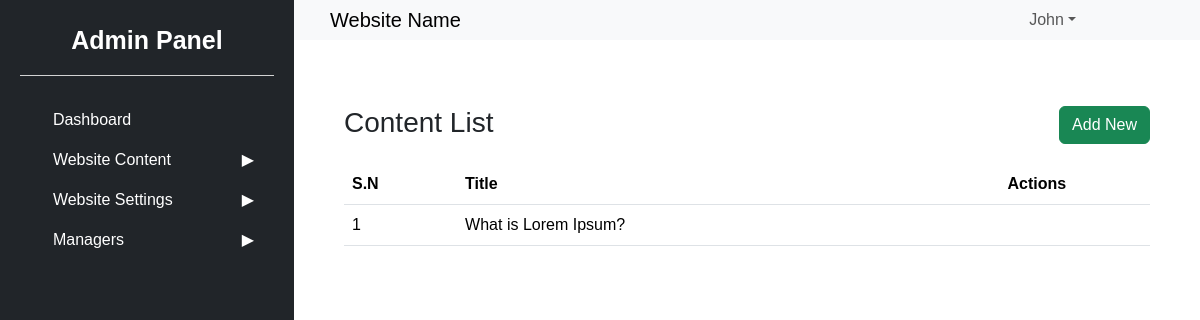
Page /admin/dashboard.php?page=content-list (signed in) on the earlier database version.
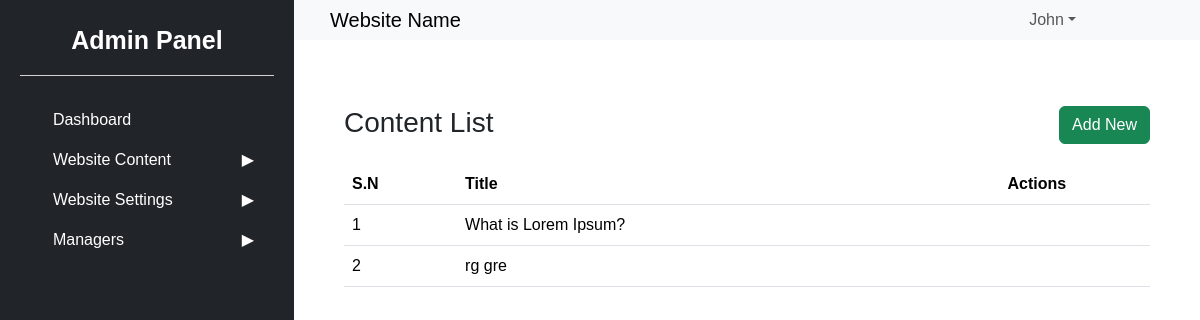
Same page on the later database version.
### tables this page shows
CREATE TABLE `content` (
  `id` int(10) NOT NULL,
  `categoryId` varchar(255) NOT NULL,
  `title` varchar(255) NOT NULL,
  `description` text NOT NULL,
  `thumbnail` varchar(255) NOT NULL,
  `created_at` timestamp(6) NOT NULL DEFAULT current_timestamp(6) ON UPDATE current_timestamp(6),
  `updated_at` date NOT NULL
);

### admin/scripts/ContentManager.php (called while the page is built, shortened)
<?php
class ContentManager {
    private $conn;
    private $contentTable = 'content';
    public function __construct($conn) {
        $this->conn = $conn;
    }
    public function get() {
        $data = [];
        $query = "SELECT id, categoryId, title, description, thumbnail FROM ";
        $query .= $this->contentTable;
        $result = $this->conn->query($query);
        if ($result) {
            while ($row = $result->fetch_assoc()) {
                $data[] = $row;
            }
        }
        return $data;
    }
}
?>

### admin/views/content/table.php (the view, shortened to what this page needs)
<?php
  require_once('scripts/ContentManager.php');
  $contentManager= new ContentManager($conn);
  $content = $contentManager->get();
?>
<div class="row">
    <div class="col-sm-6">
     <h3 class="mb-4">Content List</h3>
    </div>
    <div class="col-sm-6 text-end">
        <a href="dashboard.php?page=content-form" class="btn btn-success">Add New</a>
    </div>
</div>
<div class="table-responsive-sm">
<table class="table table-hover">
    <thead>
      <tr>
      <th>S.N</th>
        <th>Title</th>
        <th colspan="3" class="text-center">Actions</th>
      </tr>
    </thead>
    <tbody>
        <?php
        if(!empty($content)) {
        $sn = 1;
       foreach($content as $data){
        ?>
      <tr>
      <td><?= $sn; ?></td>
        <td><?= $data['title']; ?></td>
        <td class="text-center">
            <a href="dashboard.php?page=content-form&id=<?= $data['id']; ?>" class="text-success">
                <i class="fa fa-edit"></i>
            </a>
        </td>
        <td class="text-center">
            <a href="dashboard.php?page=content-view&id=<?= $data['id']; ?>" class="text-success">
                <i class="fa fa-eye"></i>
            </a>
        </td>
        <td  class="text-center">
            <a href="javascript:void(0)" onclick="confirmContentDelete(<?=$data['id']; ?>)" class="text-danger">
              <i class="fa fa-trash-o"></i>
            </a>
        </td>
      </tr>
       <?php
        $sn++; }
        } else {
       ?>
     <tr>
        <td colspan="3">No category Found</td>
      </tr>
       <?php } ?>
    </tbody>
  </table>
</div>

### admin/dashboard.php (shortened to what this page needs)
<!DOCTYPE html>
<html lang="en">
<head>
  <link rel="stylesheet" href="public/css/font-awesome.min.css">
  <link href="public/css/bootstrap.min.css" rel="stylesheet">
  <link rel="stylesheet" href="public/css/dashboard.css">
  <link rel="stylesheet" href="public/css/common.css">
  <link rel="stylesheet" href="public/css/navbar.css">
  <link rel="stylesheet" href="public/css/sidebar.css">
</head>
<body>
<div class="container-fluid">
 <div class="row">
    <div class="col-sm-3 sidebar-col">
     <?php
       require_once('views/common/left-sidebar.php');
     ?>
   </div>
   <div class="col-sm-9 dashboard-col">
    <?php
    require_once('views/common/navbar.php');
    ?>
     <div class="dashboard-content">
     <?php
      require_once('../database.php');
      if(isset($_GET['page'])) {
        $page = $_GET['page'];
        switch($page) {
          case 'content-list':
            require_once 'views/content/table.php';
          break;
        }
      } else {
            require_once('views/dashboard/intro.php');
            require_once('views/dashboard/support.php');
      }
    ?>
     </div>
   </div>
 </div>
</div>
</body>
</html>

### admin/views/common/left-sidebar.php (shortened to what this page needs)
<div class="left-sidebar bg-dark">
<h3>Admin Panel</h3>
<ul class="nav flex-column collapsible mt-4">
<li class="nav-item">
    <a href="dashboard.php" class="nav-link">
    <i class="fa fa-home"></i> Dashboard
    </a>
</li>
  <li class="nav-item toggle">
    <a class="nav-link" href="#"><i class="fa fa-laptop"></i>  Website Content</a>
  </li>
<li class="nav-item toggle">
    <a class="nav-link" href="#"><i class="fa fa-cog"></i> Website Settings</a>
</li>
     <li class="nav-item toggle">
    <a class="nav-link" href="#"><i class="fa fa-users"></i> Managers</a>
</li>
</ul>
</div>

### admin/views/common/navbar.php (shortened to what this page needs)
<nav class="navbar navbar-expand-sm bg-light navbar-light mb-3">
  <div class="container-fluid">
    <a class="navbar-brand" href="#">Website Name</a>
      <ul class="navbar-nav justify-content-end">
        <li class="nav-item dropdown">
          <a class="nav-link dropdown-toggle" href="#" role="button" data-bs-toggle="dropdown">John</a>
        </li>
      </ul>
  </div>
</nav>

### admin/public/css/dashboard.css (style rules this page uses)
.dashboard-content { padding: 50px; }

### admin/public/css/common.css (style rules this page uses)
html, body { font-family: Verdana,sans-serif; overflow-x: hidden; }
.container-fluid { margin: 0px; padding-left: 0px !important; padding-right: 0px !important; }

### admin/public/css/navbar.css (style rules this page uses)
.navbar { padding: 0px 116px 0px 36px; }

### admin/public/css/sidebar.css (style rules this page uses)
ul.collapsible li.toggle > a::after { content: "▶"; position: absolute; right: 20px; }
ul.collapsible li.toggle { position: relative; }
.left-sidebar { height: 100vh; padding: 5px 20px 20px 20px; overflow-y: auto; overflow-x: hidden; position: fixed; width: 24.5%; left: 0px; top:0px; bottom: 0px; }
.left-sidebar h3 { font-weight: bold; font-size: 25px; text-align: center; border-bottom: 1px solid lightgray; padding: 20px 0px; color: white; }
.sidebar-col { padding-right: 0px; }
.dashboard-col { padding-left: 0px; }
.left-sidebar .nav-link { color: white; }

Differences in the rows shown:
added content: title "rg gre"
